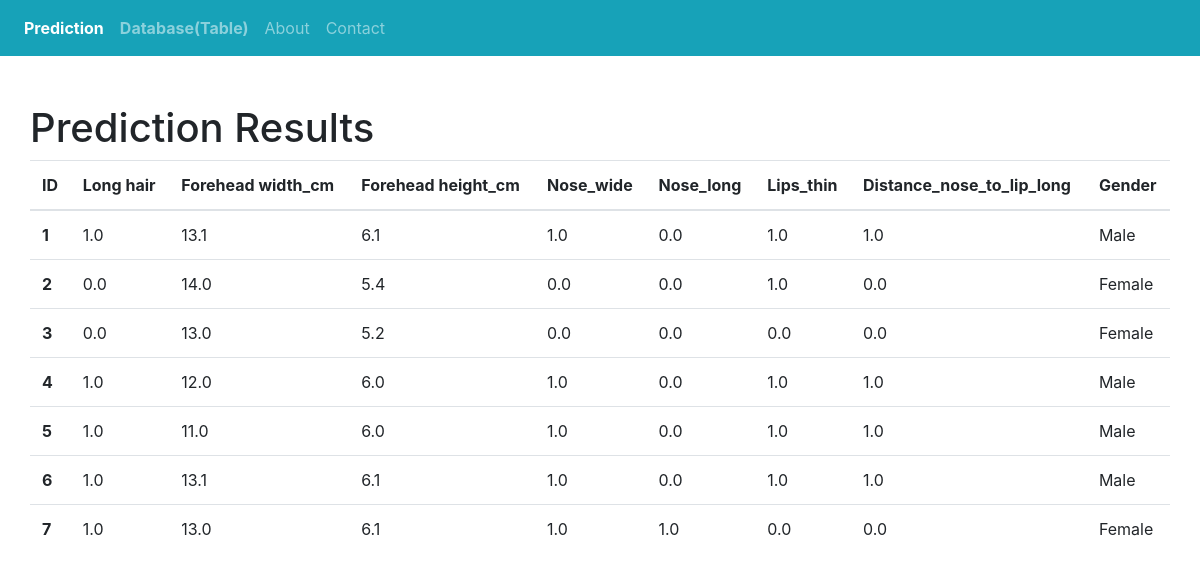
The app's page /results/ with its own data.
### predict/models.py (models this page shows, shortened)
class PredResults(models.Model):
        long_hair =  models.FloatField()
        forehead_width_cm =  models.FloatField()
        forehead_height_cm =  models.FloatField()
        nose_wide =  models.FloatField()
        nose_long =  models.FloatField()
        lips_thin =  models.FloatField()
        distance_nose_to_lip_long =  models.FloatField()
        gender = models.CharField(max_length=7)

### predict/views.py (the view)
# urls.py: path('results/', views.view_results, name='results'),
def view_results(request):
    data = {"dataset": PredResults.objects.all()}
    return render(request, "results.html", data)

### predict/templates/results.html
{% extends "base.html" %}
{% block main %}
    <div class="container pt-5">
        <div class="row">
        <h1>Prediction Results</h1>
            <table class="table">
                <thead>
                <tr>
                <th scope="col">ID</th>
                <th scope="col">Long hair</th>
                <th scope="col">Forehead width_cm</th>
                <th scope="col">Forehead height_cm</th>
                <th scope="col">Nose_wide</th>
                <th scope="col">Nose_long</th>
                <th scope="col">Lips_thin</th>
                <th scope="col">Distance_nose_to_lip_long</th>
                <th scope="col">Gender</th>
                </tr>
                </thead>
                <tbody>
                {% for data in dataset %}
                    <tr>
                    <th scope="row">{{ data.id }}</th>
                    <td>{{ data.long_hair }}</td>
                    <td>{{ data.forehead_width_cm }}</td>
                    <td>{{ data.forehead_height_cm }}</td>
                    <td>{{ data.nose_wide }}</td>
                    <td>{{ data.nose_long }}</td>
                    <td>{{ data.lips_thin }}</td>
                    <td>{{ data.distance_nose_to_lip_long }}</td>
                    <td>{{ data.gender }}</td>
                    </tr>
                {% endfor %}
                </tbody>
            </table>
        </div>
    </div>
{% endblock %}

### predict/templates/base.html (shortened to what this page needs)
<!doctype html>
<html lang="en">
    <head>
    <link rel="stylesheet" href="https://stackpath.bootstrapcdn.com/bootstrap/4.4.1/css/bootstrap.min.css">
    </head>
    <body>
    <nav class="navbar navbar-expand-sm bg-info navbar-dark">
        <div class="collapse navbar-collapse" id="navbarSupportedContent">
            <ul class="navbar-nav mr-auto">
                <li class="nav-item active">
                    <a class="nav-link" href="/"><b>Prediction</b> <span class="sr-only">(current)</span></a>
                </li>
                <li class="nav-item">
                    <a class="nav-link" href="/results"><b>Database(Table)</b>  </a>
                </li>
                <li class="nav-item">
                    <a class="nav-link" href="/about">About</a>
                </li>
                <li class="nav-item">
                    <a class="nav-link" href="/contact">Contact</a>
                </li>
            </ul>
        </div>
    </nav>
    {% block main %}
    {% endblock %}
    </body>
</html>

### records on screen
PredResults: id "1", long_hair "1.0", forehead_width_cm "13.1", forehead_height_cm "6.1", nose_wide "1.0", nose_long "0.0", lips_thin "1.0", distance_nose_to_lip_long "1.0", gender "Male"
PredResults: id "2", long_hair "0.0", forehead_width_cm "14.0", forehead_height_cm "5.4", nose_wide "0.0", nose_long "0.0", lips_thin "1.0", distance_nose_to_lip_long "0.0", gender "Female"
PredResults: id "3", long_hair "0.0", forehead_width_cm "13.0", forehead_height_cm "5.2", nose_wide "0.0", nose_long "0.0", lips_thin "0.0", distance_nose_to_lip_long "0.0", gender "Female"
PredResults: id "4", long_hair "1.0", forehead_width_cm "12.0", forehead_height_cm "6.0", nose_wide "1.0", nose_long "0.0", lips_thin "1.0", distance_nose_to_lip_long "1.0", gender "Male"
PredResults: id "5", long_hair "1.0", forehead_width_cm "11.0", forehead_height_cm "6.0", nose_wide "1.0", nose_long "0.0", lips_thin "1.0", distance_nose_to_lip_long "1.0", gender "Male"
PredResults: id "6", long_hair "1.0", forehead_width_cm "13.1", forehead_height_cm "6.1", nose_wide "1.0", nose_long "0.0", lips_thin "1.0", distance_nose_to_lip_long "1.0", gender "Male"
PredResults: id "7", long_hair "1.0", forehead_width_cm "13.0", forehead_height_cm "6.1", nose_wide "1.0", nose_long "1.0", lips_thin "0.0", distance_nose_to_lip_long "0.0", gender "Female"
